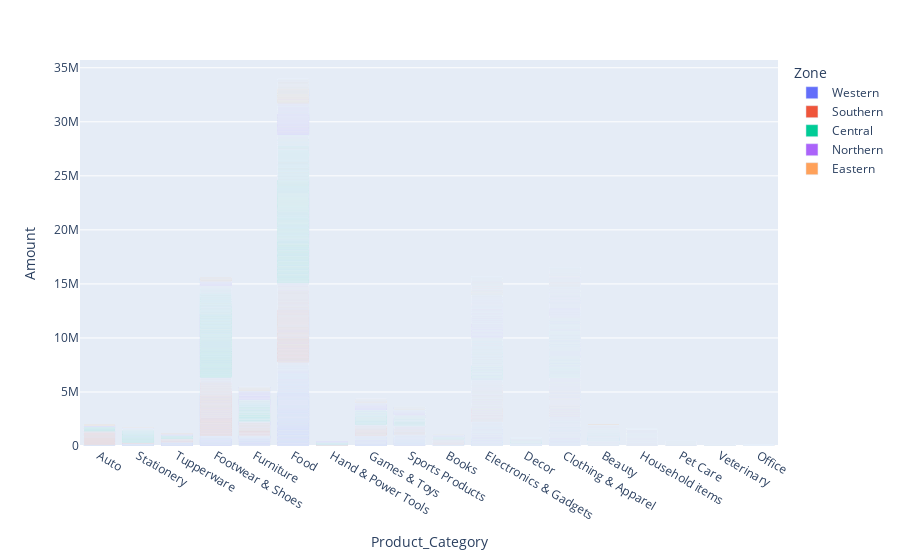

Notebook code cell kept with this figure:
### Markdown cell above
Top selling product category

### Code cell
fig=px.bar(diwali,x='Product_Category',y='Amount',color='Zone')
fig.show()

### Figure 1 — Plotly figure (JSON) as saved in the notebook; plotly's stock layout.template omitted (floating-point values rounded to 4 significant figures; data arrays with more than 128 entries replaced by an {"elided": "..."} marker saying what was removed)
{"data": [{"alignmentgroup": "True", "hovertemplate": "Zone=Western<br>Product_Category=%{x}<br>Amount=%{y}<extra></extra>", "legendgroup": "Western", "marker": {"color": "#636efa", "pattern": {"shape": ""}}, "name": "Western", "offsetgroup": "Western", "orientation": "v", "showlegend": true, "textposition": "auto", "type": "bar", "x": {"elided": "1955 str values"}, "xaxis": "x", "y": {"elided": "1955 int values"}, "yaxis": "y"}, {"alignmentgroup": "True", "hovertemplate": "Zone=Southern<br>Product_Category=%{x}<br>Amount=%{y}<extra></extra>", "legendgroup": "Southern", "marker": {"color": "#EF553B", "pattern": {"shape": ""}}, "name": "Southern", "offsetgroup": "Southern", "orientation": "v", "showlegend": true, "textposition": "auto", "type": "bar", "x": {"elided": "2695 str values"}, "xaxis": "x", "y": {"elided": "2695 float values"}, "yaxis": "y"}, {"alignmentgroup": "True", "hovertemplate": "Zone=Central<br>Product_Category=%{x}<br>Amount=%{y}<extra></extra>", "legendgroup": "Central", "marker": {"color": "#00cc96", "pattern": {"shape": ""}}, "name": "Central", "offsetgroup": "Central", "orientation": "v", "showlegend": true, "textposition": "auto", "type": "bar", "x": {"elided": "4296 str values"}, "xaxis": "x", "y": {"elided": "4296 float values"}, "yaxis": "y"}, {"alignmentgroup": "True", "hovertemplate": "Zone=Northern<br>Product_Category=%{x}<br>Amount=%{y}<extra></extra>", "legendgroup": "Northern", "marker": {"color": "#ab63fa", "pattern": {"shape": ""}}, "name": "Northern", "offsetgroup": "Northern", "orientation": "v", "showlegend": true, "textposition": "auto", "type": "bar", "x": {"elided": "1491 str values"}, "xaxis": "x", "y": {"elided": "1491 int values"}, "yaxis": "y"}, {"alignmentgroup": "True", "hovertemplate": "Zone=Eastern<br>Product_Category=%{x}<br>Amount=%{y}<extra></extra>", "legendgroup": "Eastern", "marker": {"color": "#FFA15A", "pattern": {"shape": ""}}, "name": "Eastern", "offsetgroup": "Eastern", "orientation": "v", "showlegend": true, "textposition": "auto", "type": "bar", "x": {"elided": "814 str values"}, "xaxis": "x", "y": {"elided": "814 int values"}, "yaxis": "y"}], "layout": {"barmode": "relative", "legend": {"title": {"text": "Zone"}, "tracegroupgap": 0}, "margin": {"t": 60}, "xaxis": {"anchor": "y", "domain": [0, 1], "title": {"text": "Product_Category"}}, "yaxis": {"anchor": "x", "domain": [0, 1], "title": {"text": "Amount"}}}}
